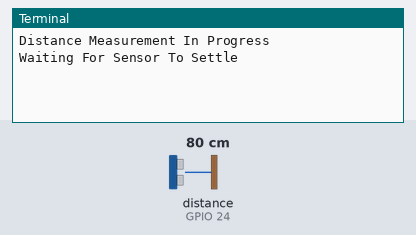
This program was run on a simulated Raspberry Pi (BCM pin numbers). Parts: the last lines printed to the terminal. Inputs (shaded band) come from the test bench; at power-on: distance to the obstacle (sensor on GPIO 24) 80 cm. The echo pulse lasts 58.3 µs per cm; the clock reads 2024-03-15 10:24:30 at power-on unless the program sets it.

Above: at 1.2 s.
1.3 s: distance to the obstacle (sensor on GPIO 24) set to 2 cm
At 3.0 s:
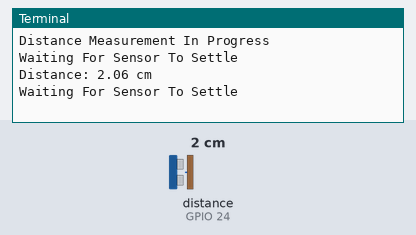
5.5 s: distance to the obstacle (sensor on GPIO 24) set to 4 cm
At 7.3 s:
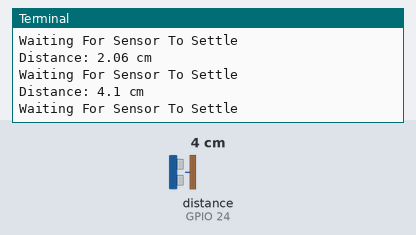

The program:

ultrasonic.py
```python
import RPi.GPIO as GPIO
import time
GPIO.setmode(GPIO.BCM)

TRIG = 23
ECHO = 24

print ("Distance Measurement In Progress")

GPIO.setup(TRIG,GPIO.OUT)
GPIO.setup(ECHO,GPIO.IN)
while True:
    GPIO.output(TRIG, False)
    print ("Waiting For Sensor To Settle")
    time.sleep(2)
    #print("Hello1")
    GPIO.output(TRIG, True)
    time.sleep(0.00001)
    GPIO.output(TRIG, False)
    #print("Hello2")
    while GPIO.input(ECHO)==0:
        #print("Hello3")
        pulse_start = time.time()

    while GPIO.input(ECHO)==1:
        #print("Hello4")
        pulse_end = time.time()

    pulse_duration = pulse_end - pulse_start

    distance = pulse_duration * 17150

    distance = round(distance, 2)

    print ("Distance: "+str(distance)+" cm")

    #GPIO.cleanup()
```

Measured:
- after the input at 1.3 s, the terminal: prints a new line after 0.70 s (image 1)
- after the input at 5.5 s, the terminal: prints a new line after 0.50 s (image 2)
